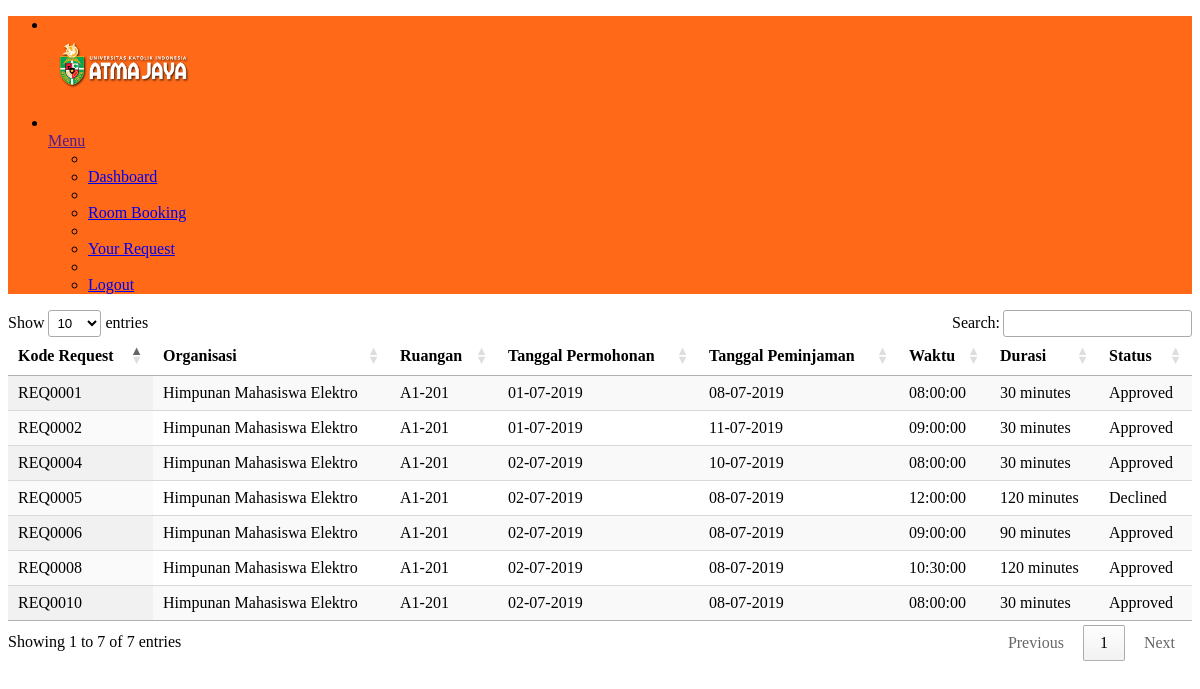
Page /?page=DataRequest (signed in) on the earlier database version.
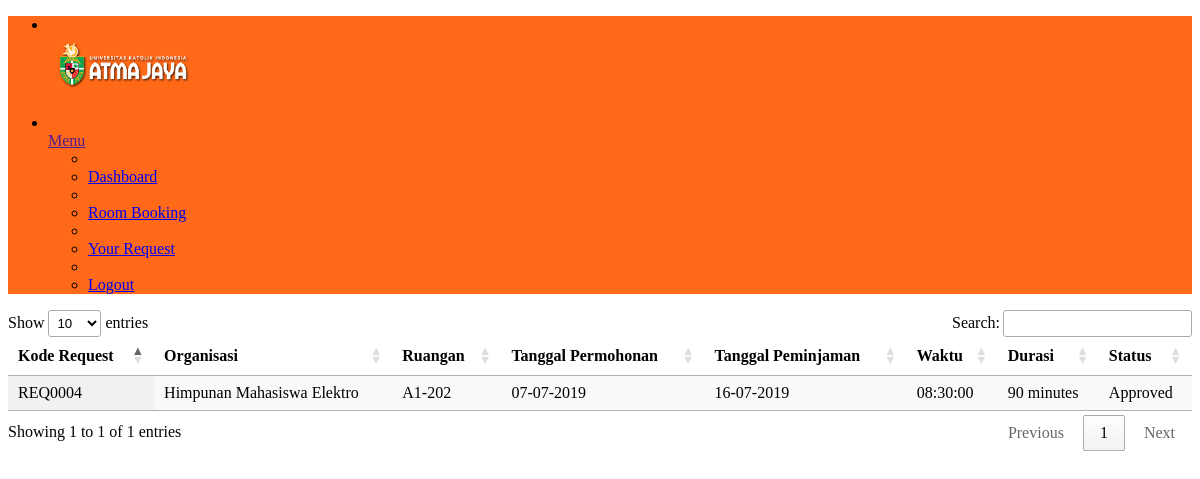
Same page on the later database version.
### tables this page shows
CREATE TABLE IF NOT EXISTS `tb_request` (
  `id_request` varchar(10) NOT NULL,
  `nama_organisasi` varchar(50) NOT NULL,
  `kd_ruangan` varchar(15) NOT NULL,
  `keperluan` text NOT NULL,
  `tanggal_permohonan` date NOT NULL,
  `tanggal_pinjam` date NOT NULL,
  `durasiWaktu` varchar(15) NOT NULL,
  `waktu_mulai` time NOT NULL,
  `waktu_selesai` time NOT NULL,
  `insertedBy` varchar(50) NOT NULL,
  `action` varchar(20) NOT NULL,
  `keterangan` varchar(100) NOT NULL,
  PRIMARY KEY (`id_request`),
  KEY `nama_organisasi` (`nama_organisasi`),
  KEY `kd_ruangan` (`kd_ruangan`)
);

### Koneksi/koneksi.php (called while the page is built, shortened)
<?php
	$myDbs = "sistem_ruangan";
?>

### fungsi/fungsi.php (called while the page is built, shortened)
<?php
class DB_Functions {
    function __construct() {
        include 'Koneksi/koneksi.php';
    }
    function getDataRequestByHimpunan($Organisasi) {
        $result = mysql_query("SELECT * FROM tb_request where nama_organisasi = '$Organisasi' Order By tanggal_permohonan ASC ");
        return $result;
    }
}
?>

### library/inc.library.php (called while the page is built, shortened)
<?php
	function IndonesiaTgl($tanggal){
		$tgl = substr($tanggal,8,2);
		$bln = substr($tanggal,5,2);
		$thn = substr($tanggal,0,4);
		$tanggal = "$tgl-$bln-$thn";
		return $tanggal;
	}
?>

### show_request.php (the view, shortened to what this page needs)
<!DOCTYPE html>
<html>
    <head>
        <?php
        require "./admin/partials/header.php";
        include "./library/inc.library.php";
        include "./fungsi/fungsi.php";
        $fungsi = new DB_Functions();
        ?>
        <link rel="stylesheet" type="text/css" href="https://cdn.datatables.net/1.10.11/css/jquery.dataTables.min.css">
    </head>
        <?php
        if($_SESSION['level']=='admin'){
        ?>
        <main class="main-content bgc-grey-100">
                <div id="mainContent">
                    <table class="display table table-striped table-bordered" id="datatable">
                        <thead>
                        <th>Kode Request</th>
                        <th>Organisasi</th>
                        <th>Ruangan</th>
                        <th>Kegiatan</th>
                        <th>Tanggal Pinjam</th>
                        <th>Waktu Mulai</th>
                        <th>Waktu Selesai</th>
                        <th>Approve</th>
                        <th>Denied</th>
                        </thead>
                        <tbody>
                            <?php
                            $myQry = $fungsi->getDataReservedForAdmin();
                            while ($kolomData = mysql_fetch_array($myQry)) {
                                ?>
                                <tr>
                                    <td><?php echo $kolomData['kd_peminjaman']; ?></td>
                                    <td><?php echo $kolomData['nama_organisasi']; ?></td>
                                    <td><?php echo $kolomData['kd_ruangan']; ?></td>
                                    <td><?php echo $kolomData['keperluan']; ?></td>
                                    <td><?php echo IndonesiaTgl($kolomData['tanggal_pinjam']) ?></td>
                                    <td><?php echo date('h:i', strtotime($kolomData['waktu_pinjam'])); ?></td>
                                    <td><?php echo date('h:i', strtotime($kolomData['waktu_selesai'])); ?></td>
                                    <td>
                                        <a href="?page=AcceptRequest&REQ=<?php echo md5($kolomData['kd_peminjaman']); ?>&Action=Approved">
                                            <img src="images/approve.png" width="50" height="50" />
                                        </a>
                                    </td>
                                    <td>
                                        <a href="?page=AcceptRequest&REQ=<?php echo md5($kolomData['kd_peminjaman']); ?>&Action=Declined">
                                            <img src="images/denied.png" width="50" height="50" />
                                        </a>
                                    </td>
                                </tr>
                            <?php } ?>
                        </tbody>
                    </table>
                </div>
            </main>
        <?php
        }else if($_SESSION['level']=='himpunan'){
        ?>
        <main class="main-content bgc-grey-100">
                <div id="mainContent">
                    <table class="display table table-striped table-bordered" id="datatable">
                        <thead>
                        <th>Kode Request</th>
                        <th>Organisasi</th>
                        <th>Ruangan</th>
                        <th>Tanggal Permohonan</th>
                        <th>Tanggal Peminjaman</th>
                        <th>Waktu</th>
                        <th>Durasi</th>
                        <th>Status</th>
                        </thead>
                        <tbody>
                            <?php
                            $myQry = $fungsi->getDataRequestByHimpunan($_SESSION['organisasi']);
                            while ($kolomData = mysql_fetch_array($myQry)) {
                                ?>
                                <tr>
                                    <td><?php echo $kolomData['id_request']; ?></td>
                                    <td><?php echo $kolomData['nama_organisasi']; ?></td>
                                    <td><?php echo $kolomData['kd_ruangan']; ?></td>
                                    <td><?php echo IndonesiaTgl($kolomData['tanggal_permohonan']) ?></td>
                                    <td><?php echo IndonesiaTgl($kolomData['tanggal_pinjam']) ?></td>
                                    <td><?php echo $kolomData['waktu_mulai']; ?></td>
                                    <td><?php echo $kolomData['durasiWaktu']; ?></td>
                                    <td><?php echo $kolomData['action']; ?></td>
                                </tr>
                            <?php } ?>
                        </tbody>
                    </table>
                </div>
            </main>
        <?php
        }else if($_SESSION['level']=='kabid'){
        ?>
        <main class="main-content bgc-grey-100">
                <div id="mainContent">
                    <table class="display table table-striped table-bordered" id="datatable">
                        <thead>
                        <th>Kode Request</th>
                        <th>Organisasi</th>
                        <th>Ruangan</th>
                        <th>Kegiatan</th>
                        <th>Tanggal Permohonan</th>
                        <th>Tanggal Peminjaman</th>
                        <th>Waktu</th>
                        <th>Durasi</th>
                        <th>Approve</th>
                        <th>Denied</th>
                        </thead>
                        <tbody>
                            <?php
                            $myQry = $fungsi->getDataRequest();
                            while ($kolomData = mysql_fetch_array($myQry)) {
                                ?>
                                <tr>
                                   <td><?php echo $kolomData['id_request']; ?></td>
                                    <td><?php echo $kolomData['nama_organisasi']; ?></td>
                                    <td><?php echo $kolomData['kd_ruangan']; ?></td>
                                    <td><?php echo $kolomData['keperluan']; ?></td>
                                    <td><?php echo IndonesiaTgl($kolomData['tanggal_permohonan']) ?></td>
                                    <td><?php echo IndonesiaTgl($kolomData['tanggal_pinjam']) ?></td>
                                    <td><?php echo date('h:i', strtotime($kolomData['waktu_mulai'])); ?></td>
                                    <td><?php echo date('h:i', strtotime($kolomData['waktu_selesai'])); ?></td>
                                    <td>
                                        <a href="?page=KabidApproval&REQ=<?php echo md5($kolomData['id_request']); ?>&Action=Approved">
                                            <img src="images/approve.png" width="50" height="50" />
                                        </a>
                                    </td>
                                    <td>
                                        <a href="?page=KabidApproval&REQ=<?php echo md5($kolomData['id_request']); ?>&Action=Declined">
                                            <img src="images/denied.png" width="50" height="50" />
                                        </a>
                                    </td>
                                </tr>
                            <?php } ?>
                        </tbody>
                    </table>
                </div>
            </main>
        <?php
        }
        ?>
</html>

### index.php (shortened to what this page needs)
<!DOCTYPE html>
<html>
    <head>
        <?php
        include "./admin/partials/header.php";
        ?>
    </head>
    <body class="app">
        <div class="page-container">
            <?php
             require './admin/partials/navbar.php';
            ?>
            <?php include './Page/page.php' ?>
        </div>
    </body>
</html>

### admin/partials/header.php (shortened to what this page needs)
<link href="admin/assets/style.css" rel="stylesheet">

### admin/partials/navbar.php (shortened to what this page needs)
<div class="header navbar" style="background-color:#FF6918; width:100%;">
    <div class="header-container">
        <ul class="nav-left">
            <li class="dropdown">
                <a href="" class="dropdown-toggle no-after peers fxw-nw ai-c lh-1" data-toggle="dropdown">
                    <div class="peer mR-10">
                    </div>
                    <div class="peer">
                        <span class="fsz-sm c-white"><img src="./assets/assets/static/images/header.png" height="60.em" width="150.em"></span>
                    </div>
                </a>
            </li>
        </ul>
        <ul class="nav-right">
            <li class="dropdown">
                <a href="" class="dropdown-toggle no-after peers fxw-nw ai-c lh-1" data-toggle="dropdown">
                    <div class="peer mR-10">
                    </div>
                    <div class="peer">
                        <span class="fsz-sm c-white">Menu</span>
                    </div>
                </a>
                <ul class="dropdown-menu fsz-sm">
                    <?php
                    if (empty($_SESSION['level'])) {
                        ?>
                        <li role="separator" class="divider"></li>
                        <li>
                            <a href="" class="d-b td-n pY-5 bgcH-grey-100 c-grey-700">
                                <a href="?page=Login"><span>Login</span></a>
                            </a>
                        </li>
                        <?php
                    } else if ($_SESSION['level'] == 'himpunan') {
                        ?>
                        <li role="separator" class="divider"></li>
                        <li>
                            <a href="" class="d-b td-n pY-5 bgcH-grey-100 c-grey-700">
                                <a href="?page=HomePage"><span>Dashboard</span></a>
                            </a>
                        </li>
                        <li role="separator" class="divider"></li>
                        <li>
                            <a href="" class="d-b td-n pY-5 bgcH-grey-100 c-grey-700">
                                <a href="?page=FormRequest"><span>Room Booking</span></a>
                            </a>
                        </li>
                        <li role="separator" class="divider"></li>
                        <li>
                            <a href="" class="d-b td-n pY-5 bgcH-grey-100 c-grey-700">
                                <a href="?page=DataRequest"><span>Your Request</span></a>
                            </a>
                        </li>
                        <li role="separator" class="divider"></li>
                        <li>
                            <a href="" class="d-b td-n pY-5 bgcH-grey-100 c-grey-700">
                                <a href="?page=Logout"><span>Logout</span></a>
                            </a>
                        </li>
                        <?php
                    } else if ($_SESSION['level'] == 'kabid') {
                        ?>
                        <li role="separator" class="divider"></li>
                        <li>
                            <a href="" class="d-b td-n pY-5 bgcH-grey-100 c-grey-700">
                                <a href="?page=HomePage"><span>Dashboard</span></a>
                            </a>
                        </li>
                        <li role="separator" class="divider"></li>
                        <li>
                            <a href="" class="d-b td-n pY-5 bgcH-grey-100 c-grey-700">
                                <a href="?page=DataRequest"><span>Request</span></a>
                            </a>
                        </li>
                        <li role="separator" class="divider"></li>
                        <li>
                            <a href="" class="d-b td-n pY-5 bgcH-grey-100 c-grey-700">
                                <a href="?page=Logout"><span>Logout</span></a>
                            </a>
                        </li>
                        <?php
                    }
                    ?>
                </ul>
                </div>
                </div>

### Page/page.php (shortened to what this page needs)
<?php
if ($_GET) {
    switch ($_GET['page']) {
        case 'DataRequest' :
            include "show_request.php";
            break;
    }
} else {
    if (!file_exists("home_page.php"))
        die("Empty Main Page!");
    include "home_page.php";
}
?>

### admin/partials/header.php (style rules this page uses)
.page-container { padding: 0px!important; }

Differences in the rows shown:
no longer on this page (row edited): tb_request: id_request "REQ0001", nama_organisasi "Himpunan Mahasiswa Elektro", kd_ruangan "A1-201", tanggal_permohonan "01-07-2019", tanggal_pinjam "08-07-2019", waktu_mulai "08:00:00", durasiWaktu "30 minutes", action "Approved"
no longer on this page (row edited): tb_request: id_request "REQ0002", nama_organisasi "Himpunan Mahasiswa Elektro", kd_ruangan "A1-201", tanggal_permohonan "01-07-2019", tanggal_pinjam "11-07-2019", waktu_mulai "09:00:00", durasiWaktu "30 minutes", action "Approved"
removed tb_request: id_request "REQ0005", nama_organisasi "Himpunan Mahasiswa Elektro", kd_ruangan "A1-201", tanggal_permohonan "02-07-2019", tanggal_pinjam "08-07-2019", waktu_mulai "12:00:00", durasiWaktu "120 minutes", action "Declined"
removed tb_request: id_request "REQ0006", nama_organisasi "Himpunan Mahasiswa Elektro", kd_ruangan "A1-201", tanggal_permohonan "02-07-2019", tanggal_pinjam "08-07-2019", waktu_mulai "09:00:00", durasiWaktu "90 minutes", action "Approved"
removed tb_request: id_request "REQ0008", nama_organisasi "Himpunan Mahasiswa Elektro", kd_ruangan "A1-201", tanggal_permohonan "02-07-2019", tanggal_pinjam "08-07-2019", waktu_mulai "10:30:00", durasiWaktu "120 minutes", action "Approved"
removed tb_request: id_request "REQ0010", nama_organisasi "Himpunan Mahasiswa Elektro", kd_ruangan "A1-201", tanggal_permohonan "02-07-2019", tanggal_pinjam "08-07-2019", waktu_mulai "08:00:00", durasiWaktu "30 minutes", action "Approved"
changed tb_request "REQ0004": kd_ruangan "A1-201" → "A1-202"; tanggal_permohonan "02-07-2019" → "07-07-2019"; tanggal_pinjam "10-07-2019" → "16-07-2019"; waktu_mulai "08:00:00" → "08:30:00"; durasiWaktu "30 minutes" → "90 minutes"
Other differences:
text written by a page script: "Show entries Search: Showing 1 to 7 of 7 entries Previous 1 Next" → "Show entries Search: Showing 1 to 1 of 1 entries Previous 1 Next"
